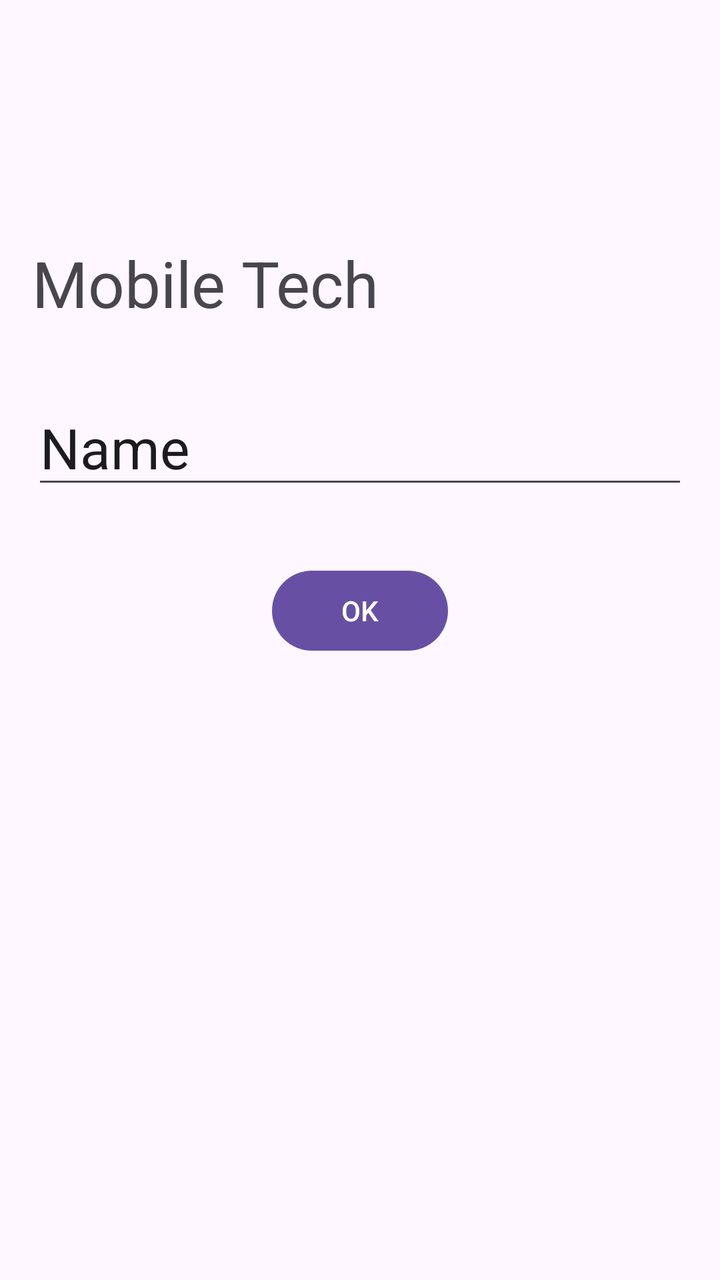
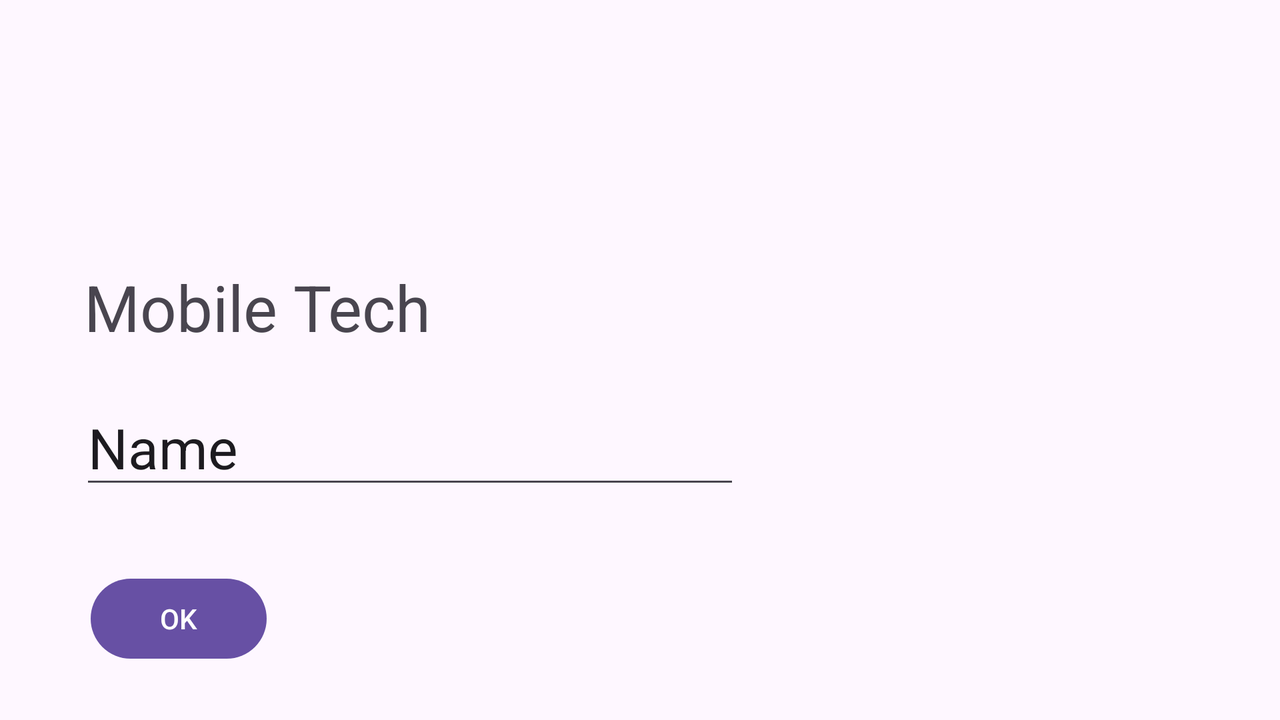

Two renders of one Android screen. The first uses the default layout on a phone; the second uses the alternative layout the repository ships for a different screen configuration, on a matching device. The two XML files are below.
<!-- AndroidManifest.xml: application theme Theme.Week2Tut -->
<!-- res/layout/activity_main.xml -->
<?xml version="1.0" encoding="utf-8"?>
<androidx.constraintlayout.widget.ConstraintLayout xmlns:android="http://schemas.android.com/apk/res/android"
    xmlns:app="http://schemas.android.com/apk/res-auto"
    xmlns:tools="http://schemas.android.com/tools"
    android:id="@+id/main"
    android:layout_width="match_parent"
    android:layout_height="match_parent"
    tools:context=".MainActivity">

    <TextView
        android:id="@+id/textViewOutput"
        android:layout_width="0dp"
        android:layout_height="wrap_content"
        android:layout_marginStart="16dp"
        android:layout_marginTop="120dp"
        android:layout_marginEnd="16dp"
        android:text="Mobile Tech"
        android:textSize="32sp"
        app:layout_constraintEnd_toEndOf="parent"
        app:layout_constraintHorizontal_bias="0.0"
        app:layout_constraintStart_toStartOf="parent"
        app:layout_constraintTop_toTopOf="parent" />

    <EditText
        android:id="@+id/editTextInput"
        android:layout_width="0dp"
        android:layout_height="wrap_content"
        android:layout_marginStart="16dp"
        android:layout_marginTop="32dp"
        android:layout_marginEnd="16dp"
        android:ems="10"
        android:hint="Enter a message then tap OK"
        android:inputType="text"
        android:text="Name"
        android:textSize="28sp"
        app:layout_constraintEnd_toEndOf="parent"
        app:layout_constraintStart_toStartOf="parent"
        app:layout_constraintTop_toBottomOf="@id/textViewOutput" />

    <Button
        android:id="@+id/buttonOK"
        android:layout_width="wrap_content"
        android:layout_height="wrap_content"
        android:layout_marginStart="32dp"
        android:layout_marginTop="32dp"
        android:layout_marginEnd="32dp"
        android:onClick="displayMessage"
        android:text="OK"
        app:layout_constraintEnd_toEndOf="parent"
        app:layout_constraintStart_toStartOf="parent"
        app:layout_constraintTop_toBottomOf="@+id/editTextInput" />

</androidx.constraintlayout.widget.ConstraintLayout>
<!-- resources referenced by this layout -->
<resources>
  <style name="Theme.Week2Tut" parent="Base.Theme.Week2Tut" />
  <style name="Base.Theme.Week2Tut" parent="Theme.Material3.DayNight.NoActionBar">
          
          
      </style>
</resources>
<!-- res/layout-land/activity_main.xml (the repository's variant of the layout above) -->
<!-- drawn on the phone turned sideways -->
<?xml version="1.0" encoding="utf-8"?>
<androidx.constraintlayout.widget.ConstraintLayout xmlns:android="http://schemas.android.com/apk/res/android"
    xmlns:app="http://schemas.android.com/apk/res-auto"
    xmlns:tools="http://schemas.android.com/tools"
    android:id="@+id/main"
    android:layout_width="match_parent"
    android:layout_height="match_parent"
    tools:context=".MainActivity">

    <TextView
        android:id="@+id/textViewOutput"
        android:layout_width="wrap_content"
        android:layout_height="wrap_content"
        android:layout_marginStart="16dp"
        android:layout_marginTop="132dp"
        android:layout_marginEnd="16dp"
        android:text="Mobile Tech"
        android:textSize="32sp"
        app:layout_constraintEnd_toEndOf="parent"
        app:layout_constraintHorizontal_bias="0.06"
        app:layout_constraintStart_toStartOf="parent"
        app:layout_constraintTop_toTopOf="parent" />

    <EditText
        android:id="@+id/editTextInput"
        android:layout_width="wrap_content"
        android:layout_height="wrap_content"
        android:layout_marginStart="16dp"
        android:layout_marginTop="20dp"
        android:layout_marginEnd="16dp"
        android:ems="10"
        android:hint="Enter a message then tap OK"
        android:inputType="text"
        android:text="Name"
        android:textSize="28sp"
        app:layout_constraintEnd_toEndOf="parent"
        app:layout_constraintHorizontal_bias="0.086"
        app:layout_constraintStart_toStartOf="parent"
        app:layout_constraintTop_toBottomOf="@id/textViewOutput" />

    <Button
        android:id="@+id/buttonOK"
        android:layout_width="wrap_content"
        android:layout_height="wrap_content"
        android:layout_marginStart="32dp"
        android:layout_marginTop="36dp"
        android:layout_marginEnd="32dp"
        android:onClick="displayMessage"
        android:text="OK"
        app:layout_constraintEnd_toEndOf="parent"
        app:layout_constraintHorizontal_bias="0.027"
        app:layout_constraintStart_toStartOf="parent"
        app:layout_constraintTop_toBottomOf="@+id/editTextInput" />

    <ImageView
        android:id="@+id/imageView2"
        android:layout_width="0dp"
        android:layout_height="wrap_content"
        android:layout_marginTop="16dp"
        android:layout_marginEnd="48dp"
        android:layout_marginBottom="16dp"
        android:scaleType="fitEnd"
        app:layout_constraintBottom_toTopOf="@+id/editTextInput"
        app:layout_constraintEnd_toEndOf="parent"
        app:layout_constraintTop_toTopOf="parent"
        app:srcCompat="@mipmap/imgtest2" />

</androidx.constraintlayout.widget.ConstraintLayout>
